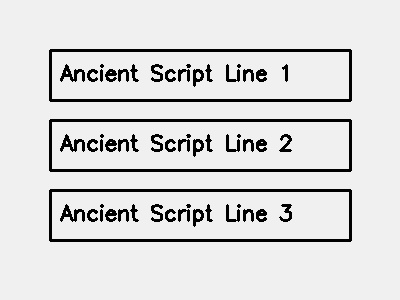
#> input picture fullstack_translator/ancient_translator_backend/test_artifact.jpg, 400 x 300 px
$ python -i image_ingest.py   (imports and definitions only)
#> lines starting #> are read from the running program, lines starting #| are printed output that depends on the picture; after the words box and inside, x2 and y2 are one past the last pixel; in counts of white or black regions, pixels touching at a corner belong together
import os, json, cv2, hashlib
from pathlib import Path

def ensure_dir(p): Path(p).mkdir(parents=True, exist_ok=True)

def preprocess_image(in_path, out_path, dpi_scale=2):
#> called with out_path = 'out.png', dpi_scale = 2
    img = cv2.imread(in_path, cv2.IMREAD_COLOR)
#> img is the input picture: shape (300, 400, 3); min 0, max 247, mean 218.8
    if img is None:
        raise RuntimeError(f"Failed to open {in_path}")
    gray = cv2.cvtColor(img, cv2.COLOR_BGR2GRAY)
    clahe = cv2.createCLAHE(clipLimit=2.0, tileGridSize=(8,8))
    enhanced = clahe.apply(gray)
    thresh = cv2.adaptiveThreshold(enhanced, 255, cv2.ADAPTIVE_THRESH_GAUSSIAN_C,
                                   cv2.THRESH_BINARY_INV, 11, 2)
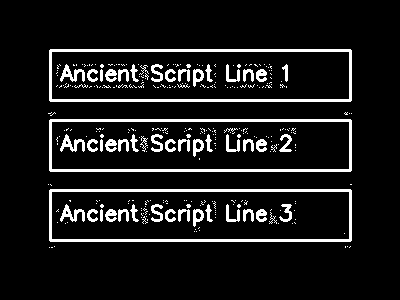
#> thresh: shape (300, 400); 9.5% white; 326 white regions (272 under 20 px), largest, box (x1, y1, x2, y2) and area: (49, 49, 352, 102) 2096, (49, 119, 352, 172) 2096, (49, 189, 352, 242) 2096
    kernel = cv2.getStructuringElement(cv2.MORPH_RECT, (2,2))
    clean = cv2.morphologyEx(thresh, cv2.MORPH_OPEN, kernel)
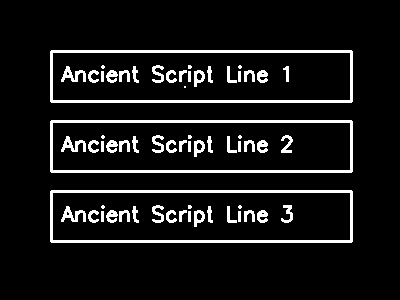
#> clean: shape (300, 400); 8.8% white; 64 white regions (10 under 20 px), largest, box (x1, y1, x2, y2) and area: (50, 50, 353, 103) 2096, (50, 120, 353, 173) 2096, (50, 190, 353, 243) 2096
    h, w = clean.shape
#> h = 300; w = 400
    clean_resized = cv2.resize(clean, (w*dpi_scale, h*dpi_scale), interpolation=cv2.INTER_CUBIC)
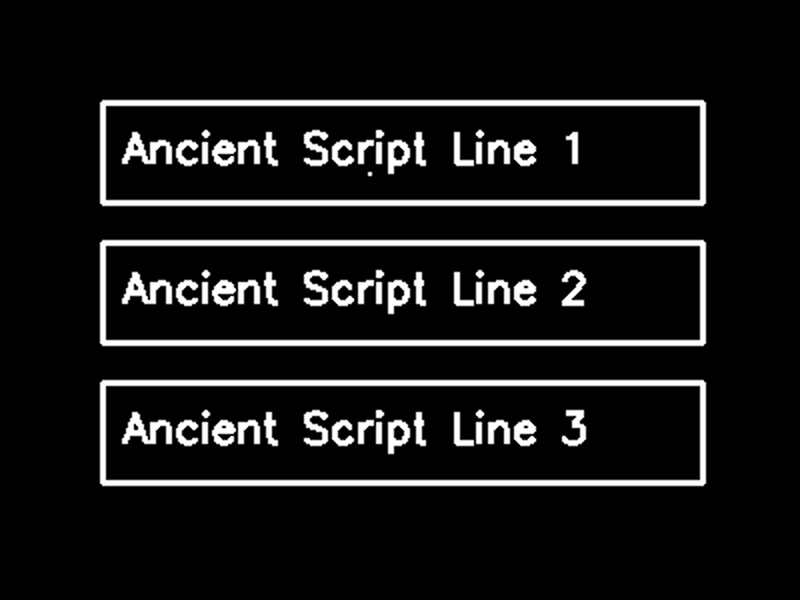
#> clean_resized: shape (600, 800); min 0, max 255, mean 22.3
    ensure_dir(os.path.dirname(out_path))
    cv2.imwrite(out_path, clean_resized)
    return out_path

def ingest_folder(src_folder, dst_folder, manifest_path):
    ensure_dir(dst_folder)
    manifest = []
    for fn in sorted(os.listdir(src_folder)):
        if not fn.lower().endswith((".png",".jpg",".jpeg","tif","tiff")):
            continue
        src = os.path.join(src_folder, fn)
        dst = os.path.join(dst_folder, fn)
        preprocess_image(src, dst)
        sha = hashlib.sha1(open(dst,"rb").read()).hexdigest()
        manifest.append({"file": dst, "sha1": sha, "source": src})
    with open(manifest_path, "w", encoding="utf-8") as f:
        json.dump(manifest, f, indent=2)

# [8 lines not run here, left out]

>>> result = preprocess_image('../fullstack_translator/ancient_translator_backend/test_artifact.jpg', 'out.png')
